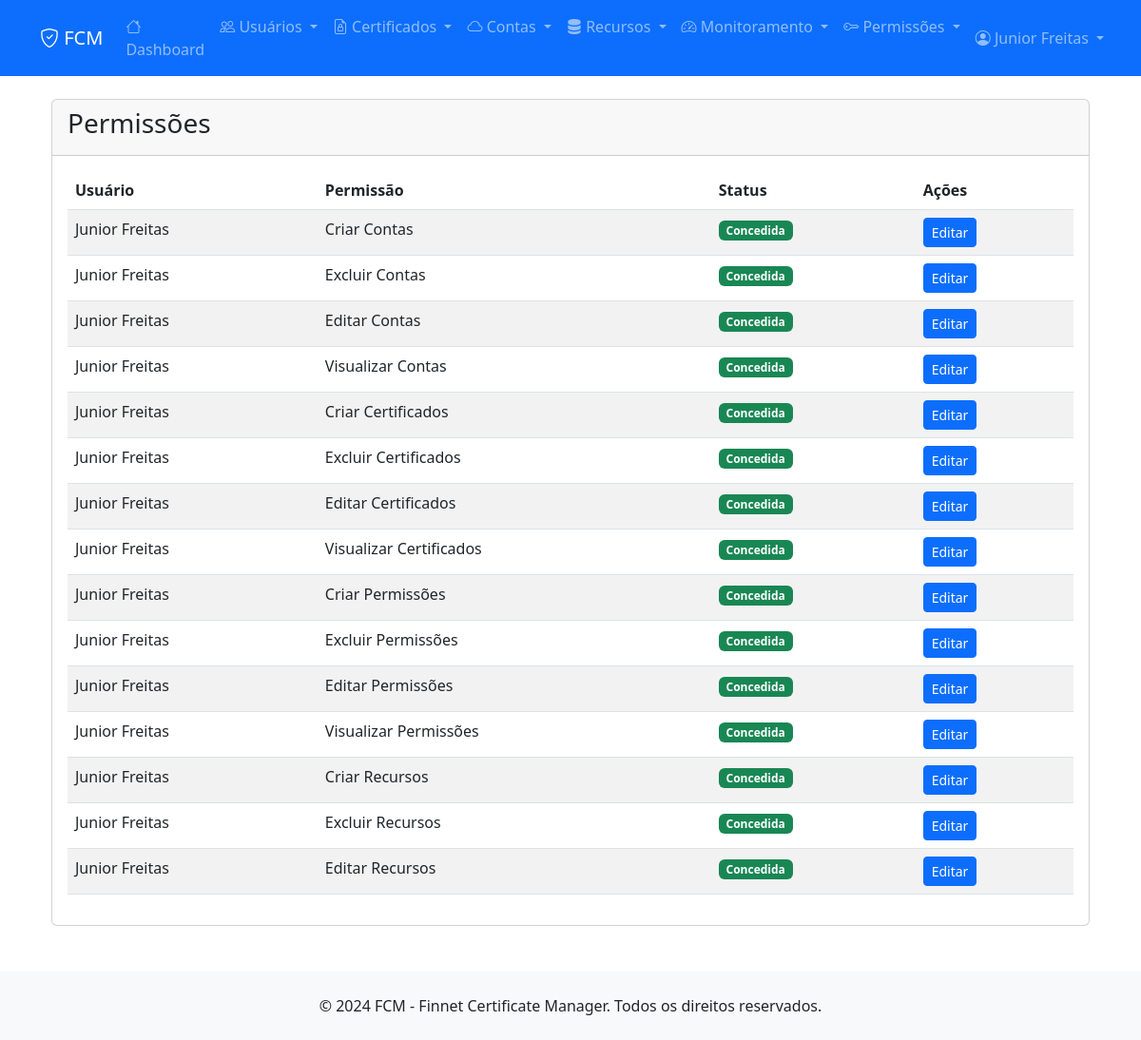
Screenshot of /permissions/permissions/ (signed in) with the database file from the repository.
### apps/users/models.py (models this page shows, shortened)
class User(AbstractUser):
    STATUS_CHOICES = [
        (0, 'Ativo'),
        (1, 'Inativo'),
    ]
    id = models.CharField(max_length=255, primary_key=True)
    nome = models.CharField(max_length=255, verbose_name='Nome')
    email = models.EmailField(unique=True, verbose_name='Email')
    status = models.IntegerField(choices=STATUS_CHOICES, default=0, verbose_name='Status')
    data_cad = models.DateTimeField(default=timezone.now, verbose_name='Data de Cadastro')
    usu_cad = models.CharField(max_length=255, verbose_name='Usuário de Cadastro', blank=True)
    data_atu = models.DateTimeField(null=True, blank=True, verbose_name='Data de Atualização')
    usu_atu = models.CharField(max_length=255, null=True, blank=True, verbose_name='Usuário de Atualização')
    username = None
    first_name = None
    last_name = None
    USERNAME_FIELD = 'email'
    REQUIRED_FIELDS = ['nome']
    objects = UserManager()
    class Meta:
        db_table = 'users'
        verbose_name = 'Usuário'
        verbose_name_plural = 'Usuários'

### apps/permissions/models.py (models this page shows, shortened)
class Permission(models.Model):
    PERMISSION_CHOICES = [
        ('users_create', 'Criar Usuários'),
        ('users_edit', 'Editar Usuários'),
        ('users_delete', 'Excluir Usuários'),
        ('users_view', 'Visualizar Usuários'),
        ('certificates_create', 'Criar Certificados'),
        ('certificates_edit', 'Editar Certificados'),
        ('certificates_delete', 'Excluir Certificados'),
        ('certificates_view', 'Visualizar Certificados'),
        ('accounts_create', 'Criar Contas'),
        ('accounts_edit', 'Editar Contas'),
        ('accounts_delete', 'Excluir Contas'),
        ('accounts_view', 'Visualizar Contas'),
        ('resources_create', 'Criar Recursos'),
        ('resources_edit', 'Editar Recursos'),
        ('resources_delete', 'Excluir Recursos'),
        ('resources_view', 'Visualizar Recursos'),
        ('permissions_create', 'Criar Permissões'),
        ('permissions_edit', 'Editar Permissões'),
        ('permissions_delete', 'Excluir Permissões'),
        ('permissions_view', 'Visualizar Permissões'),
    ]
    id = models.CharField(max_length=255, primary_key=True)
    user = models.ForeignKey(User, on_delete=models.CASCADE, verbose_name='Usuário')
    permission_type = models.CharField(max_length=50, choices=PERMISSION_CHOICES, verbose_name='Tipo de Permissão')
    granted = models.BooleanField(default=True, verbose_name='Concedida')
    data_cad = models.DateTimeField(default=timezone.now, verbose_name='Data de Cadastro')
    usu_cad = models.CharField(max_length=255, verbose_name='Usuário de Cadastro')
    data_atu = models.DateTimeField(null=True, blank=True, verbose_name='Data de Atualização')
    usu_atu = models.CharField(max_length=255, null=True, blank=True, verbose_name='Usuário de Atualização')
    class Meta:
        db_table = 'permissions'
        verbose_name = 'Permissão'
        verbose_name_plural = 'Permissões'
        unique_together = ['user', 'permission_type']
        ordering = ['user__nome', 'permission_type']

### apps/permissions/views.py (the view)
# urls.py: path('permissions/', views.permission_list, name='permission_list'),
@login_required
def permission_list(request):
    permissions = Permission.objects.select_related('user').order_by('user__nome', 'permission_type')
    search_form = PermissionSearchForm(request.GET)
    if search_form.is_valid():
        if search_form.cleaned_data['user']:
            permissions = permissions.filter(user=search_form.cleaned_data['user'])
        if search_form.cleaned_data['permission_type']:
            permissions = permissions.filter(permission_type=search_form.cleaned_data['permission_type'])
        if search_form.cleaned_data['granted']:
            granted = search_form.cleaned_data['granted'] == 'true'
            permissions = permissions.filter(granted=granted)
    search = request.GET.get('search')
    if search:
        permissions = permissions.filter(
            Q(user__nome__icontains=search) |
            Q(user__email__icontains=search) |
            Q(permission_type__icontains=search)
        )
    paginator = Paginator(permissions, 15)
    page_number = request.GET.get('page')
    page_obj = paginator.get_page(page_number)
    context = {
        'page_obj': page_obj,
        'search_form': search_form,
        'search': search,
        'total_permissions': permissions.count(),
    }
    return render(request, 'permissions/permission_list.html', context)

### templates/permissions/permission_list.html (shortened to what this page needs)
{% extends 'base.html' %}
{% load crispy_forms_tags %}
{% block content %}
<div class="container-fluid">
    <div class="row">
        <div class="col-12">
            <div class="card">
                <div class="card-header">
                    <h3 class="card-title">Permissões</h3>
                </div>
                <div class="card-body">
                    {% if page_obj %}
                        <div class="table-responsive">
                            <table class="table table-striped">
                                <thead>
                                    <tr>
                                        <th>Usuário</th>
                                        <th>Permissão</th>
                                        <th>Status</th>
                                        <th>Ações</th>
                                    </tr>
                                </thead>
                                <tbody>
                                    {% for permission in page_obj %}
                                    <tr>
                                        <td>{{ permission.user.nome }}</td>
                                        <td>{{ permission.get_permission_type_display }}</td>
                                        <td>
                                            {% if permission.granted %}
                                                <span class="badge bg-success">Concedida</span>
                                            {% else %}
                                                <span class="badge bg-danger">Negada</span>
                                            {% endif %}
                                        </td>
                                        <td>
                                            <a href="#" class="btn btn-sm btn-primary">Editar</a>
                                        </td>
                                    </tr>
                                    {% endfor %}
                                </tbody>
                            </table>
                        </div>
                    {% else %}
                        <p>Nenhuma permissão encontrada.</p>
                    {% endif %}
                </div>
            </div>
        </div>
    </div>
</div>
{% endblock %}

### templates/base.html (shortened to what this page needs)
<!DOCTYPE html>
<html lang="pt-br">
<head>
    <link href="https://cdn.jsdelivr.net/npm/bootstrap@5.3.0/dist/css/bootstrap.min.css" rel="stylesheet">
    <link href="https://cdn.jsdelivr.net/npm/bootstrap-icons@1.10.0/font/bootstrap-icons.css" rel="stylesheet">
    <link href="https://cdnjs.cloudflare.com/ajax/libs/font-awesome/6.4.0/css/all.min.css" rel="stylesheet">
</head>
<body>
    <nav class="navbar navbar-expand-lg navbar-dark bg-primary">
        <div class="container">
            <a class="navbar-brand" href="{% url 'dashboard' %}">
                <i class="bi bi-shield-check"></i> FCM
            </a>
            <div class="collapse navbar-collapse" id="navbarNav">
                <ul class="navbar-nav me-auto">
                    <li class="nav-item">
                        <a class="nav-link" href="{% url 'dashboard' %}">
                            <i class="bi bi-house"></i> Dashboard
                        </a>
                    </li>
                    <li class="nav-item dropdown">
                        <a class="nav-link dropdown-toggle" href="#" role="button" data-bs-toggle="dropdown">
                            <i class="bi bi-people"></i> Usuários
                        </a>
                    </li>
                    <li class="nav-item dropdown">
                        <a class="nav-link dropdown-toggle" href="#" role="button" data-bs-toggle="dropdown">
                            <i class="bi bi-file-earmark-lock"></i> Certificados
                        </a>
                    </li>
                    <li class="nav-item dropdown">
                        <a class="nav-link dropdown-toggle" href="#" role="button" data-bs-toggle="dropdown">
                            <i class="bi bi-cloud"></i> Contas
                        </a>
                    </li>
                    <li class="nav-item dropdown">
                        <a class="nav-link dropdown-toggle" href="#" role="button" data-bs-toggle="dropdown">
                            <i class="bi bi-server"></i> Recursos
                        </a>
                    </li>
                    <li class="nav-item dropdown">
                        <a class="nav-link dropdown-toggle" href="#" role="button" data-bs-toggle="dropdown">
                            <i class="bi bi-speedometer2"></i> Monitoramento
                        </a>
                    </li>
                    <li class="nav-item dropdown">
                        <a class="nav-link dropdown-toggle" href="#" role="button" data-bs-toggle="dropdown">
                            <i class="bi bi-key"></i> Permissões
                        </a>
                    </li>
                </ul>
                <ul class="navbar-nav">
                    {% if user.is_authenticated %}
                        <li class="nav-item dropdown">
                            <a class="nav-link dropdown-toggle" href="#" role="button" data-bs-toggle="dropdown">
                                <i class="bi bi-person-circle"></i> {{ user.nome|default:user.email }}
                            </a>
                        </li>
                    {% else %}
                        <li class="nav-item">
                            <a class="nav-link" href="{% url 'login' %}">
                                <i class="bi bi-box-arrow-in-right"></i> Entrar
                            </a>
                        </li>
                    {% endif %}
                </ul>
            </div>
        </div>
    </nav>
    <main class="container my-4">
        {% block content %}{% endblock %}
    </main>
    <footer class="bg-light py-4 mt-5">
        <div class="container text-center">
            <p class="mb-0">&copy; 2024 FCM - Finnet Certificate Manager. Todos os direitos reservados.</p>
        </div>
    </footer>
</body>
</html>

### rows the page displays
User: nome "Junior Freitas"
Permission: user.nome "Junior Freitas", permission_type "Criar Contas", granted "Concedida"
Permission: user.nome "Junior Freitas", permission_type "Excluir Contas", granted "Concedida"
Permission: user.nome "Junior Freitas", permission_type "Editar Contas", granted "Concedida"
Permission: user.nome "Junior Freitas", permission_type "Visualizar Contas", granted "Concedida"
Permission: user.nome "Junior Freitas", permission_type "Criar Certificados", granted "Concedida"
Permission: user.nome "Junior Freitas", permission_type "Excluir Certificados", granted "Concedida"
Permission: user.nome "Junior Freitas", permission_type "Editar Certificados", granted "Concedida"
Permission: user.nome "Junior Freitas", permission_type "Visualizar Certificados", granted "Concedida"
Permission: user.nome "Junior Freitas", permission_type "Criar Permissões", granted "Concedida"
Permission: user.nome "Junior Freitas", permission_type "Excluir Permissões", granted "Concedida"
Permission: user.nome "Junior Freitas", permission_type "Editar Permissões", granted "Concedida"
Permission: user.nome "Junior Freitas", permission_type "Visualizar Permissões", granted "Concedida"
Permission: user.nome "Junior Freitas", permission_type "Criar Recursos", granted "Concedida"
Permission: user.nome "Junior Freitas", permission_type "Excluir Recursos", granted "Concedida"
Permission: user.nome "Junior Freitas", permission_type "Editar Recursos", granted "Concedida"
